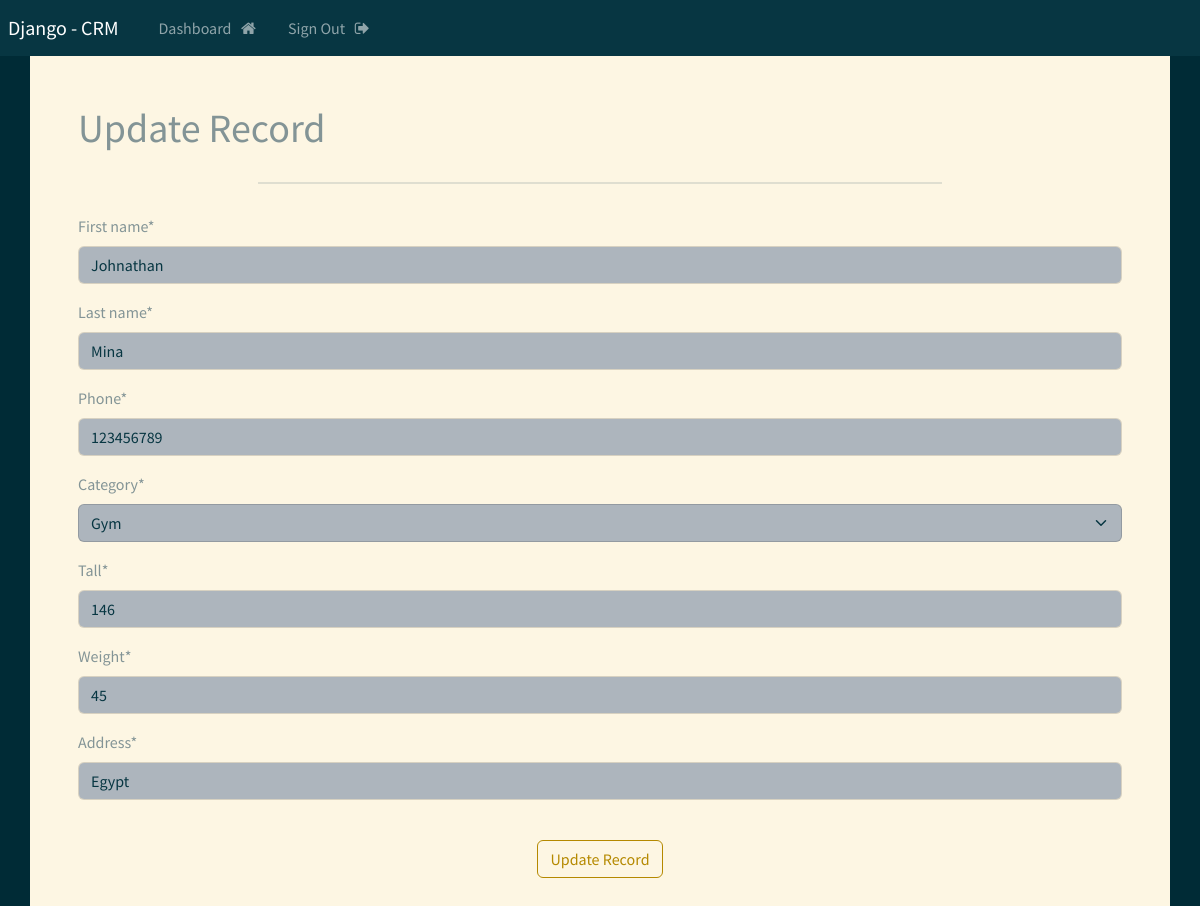
The app's page /update/3/ (signed in) with its own data.
### webapp/models.py (models this page shows, shortened)
class Record(models.Model):
    first_name=models.CharField(max_length=250)
    last_name=models.CharField(max_length=250)
    Category = models.ForeignKey(Category, on_delete=models.CASCADE)
    phone=models.IntegerField()
    tall=models.IntegerField()
    weight=models.IntegerField()
    address=models.CharField(max_length=500)
    created_at=models.DateField(auto_now_add=True)
    class Meta:
        ordering = ['-created_at']

### webapp/views.py (the view)
# urls.py: path('update/<int:record_id>/',views.update_record,name='update_record'),
@login_required(login_url='login')
def update_record(request,record_id):
    record=get_object_or_404(Record,id=record_id)
    form=UpdateRecordForm(instance=record)
    if request.method =='POST':
        form=UpdateRecordForm(request.POST,instance=record)
        if form.is_valid():
            form.save()
            messages.success(request,'Updated Successfully')
            return redirect('dashboard')
    context={
        'form':form
    }
    return render(request,'web/update-record.html',context)

### webapp/forms.py
class UpdateRecordForm(forms.ModelForm):
    class Meta:
        model=Record
        fields=['first_name','last_name','phone','Category','tall','weight','address']

### webapp/models.py (called while the page is built)
    def __str__(self):
        return self.name

### templates/web/update-record.html (shortened to what this page needs)
{% extends 'base.html' %}
{% load crispy_forms_tags%}
{% block content %}
<div class="container bg-light shadow-md p-5 form-layout">
<h1>Update Record</h1>
<hr style="border : 1px solid ; margin: 30px 180px;">
<form method="POST">
    {{form|crispy}}
    <div class="text-center">
        <br>
        <button type="submit" class="btn btn-outline-primary">Update Record</button>
    </div>
</form>
</div>
{% endblock %}

### records on screen
Record: first_name "Johnathan", last_name "Mina", phone "123456789", Category "Gym", tall "146", weight "45", address "Egypt"
